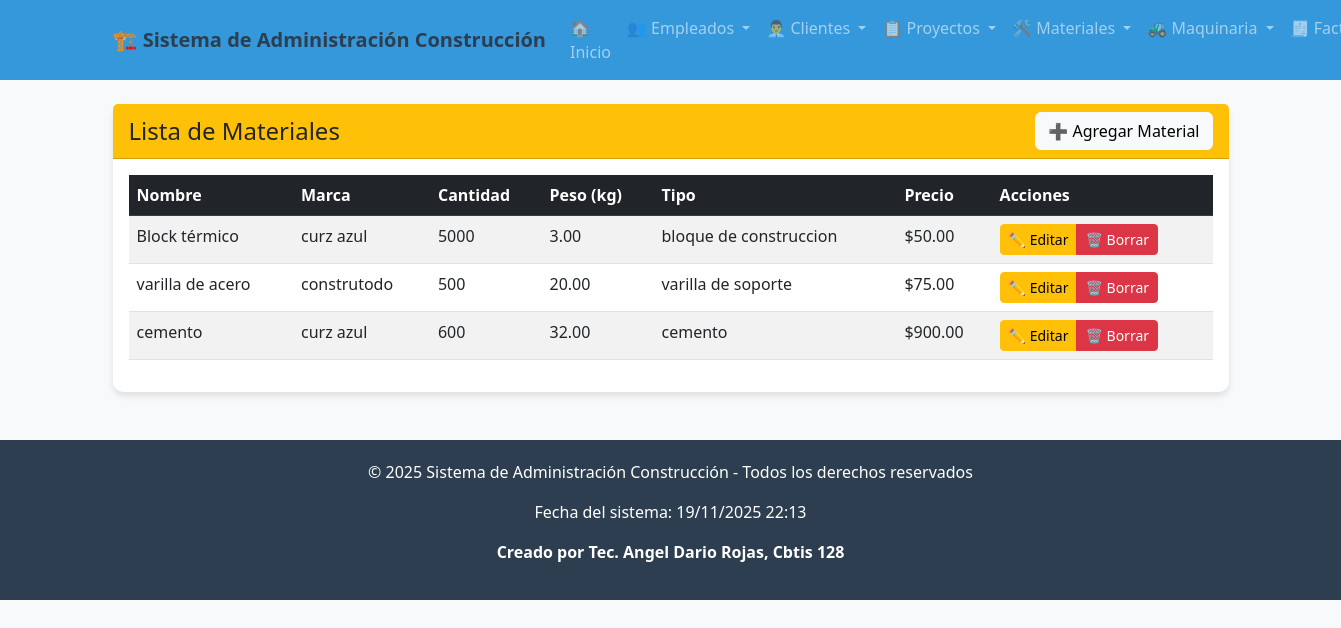
The page /material/ver/ on the database its author committed.
### app_Construccion/models.py (models this page shows, shortened)
class Material(models.Model):
    nombre = models.CharField(max_length=100)
    marca = models.CharField(max_length=100)
    cantidad = models.IntegerField()
    peso = models.DecimalField(max_digits=10, decimal_places=2)
    tipo = models.CharField(max_length=100)
    precio = models.DecimalField(max_digits=12, decimal_places=2)

### app_Construccion/views.py (the view)
# urls.py: path('material/ver/', views.ver_materiales, name='ver_materiales'),
def ver_materiales(request):
    materiales = Material.objects.all()
    return render(request, 'material/ver_material.html', {'materiales': materiales})

### app_Construccion/templates/material/ver_material.html
{% extends 'base.html' %}
{% block content %}
<div class="card">
    <div class="card-header bg-warning text-dark d-flex justify-content-between align-items-center">
        <h4 class="mb-0">Lista de Materiales</h4>
        <a href="{% url 'agregar_material' %}" class="btn btn-light">➕ Agregar Material</a>
    </div>
    <div class="card-body">
        {% if materiales %}
        <div class="table-responsive">
            <table class="table table-striped table-hover">
                <thead class="table-dark">
                    <tr>
                        <th>Nombre</th>
                        <th>Marca</th>
                        <th>Cantidad</th>
                        <th>Peso (kg)</th>
                        <th>Tipo</th>
                        <th>Precio</th>
                        <th>Acciones</th>
                    </tr>
                </thead>
                <tbody>
                    {% for material in materiales %}
                    <tr>
                        <td>{{ material.nombre }}</td>
                        <td>{{ material.marca }}</td>
                        <td>{{ material.cantidad }}</td>
                        <td>{{ material.peso }}</td>
                        <td>{{ material.tipo }}</td>
                        <td>${{ material.precio }}</td>
                        <td>
                            <div class="btn-group" role="group">
                                <a href="{% url 'actualizar_material' material.id %}" class="btn btn-warning btn-sm">✏️ Editar</a>
                                <a href="{% url 'borrar_material' material.id %}" class="btn btn-danger btn-sm">🗑️ Borrar</a>
                            </div>
                        </td>
                    </tr>
                    {% endfor %}
                </tbody>
            </table>
        </div>
        {% else %}
        <div class="alert alert-info text-center">
            <h5>No hay materiales registrados</h5>
            <p>Comienza agregando el primer material al sistema.</p>
            <a href="{% url 'agregar_material' %}" class="btn btn-warning">Agregar Primer Material</a>
        </div>
        {% endif %}
    </div>
</div>
{% endblock %}

### app_Construccion/templates/base.html (style rules this page uses)
body { background-color: #f8f9fa; font-family: 'Segoe UI', Tahoma, Geneva, Verdana, sans-serif; }
.card { border: none; border-radius: 10px; box-shadow: 0 4px 6px rgba(0,0,0,0.1); }

### rows shown on the page
Material: nombre "Block térmico", marca "curz azul", cantidad "5000", peso "3.00", tipo "bloque de construccion", precio "50.00"
Material: nombre "varilla de acero", marca "construtodo", cantidad "500", peso "20.00", tipo "varilla de soporte", precio "75.00"
Material: nombre "cemento", marca "curz azul", cantidad "600", peso "32.00", tipo "cemento", precio "900.00"
